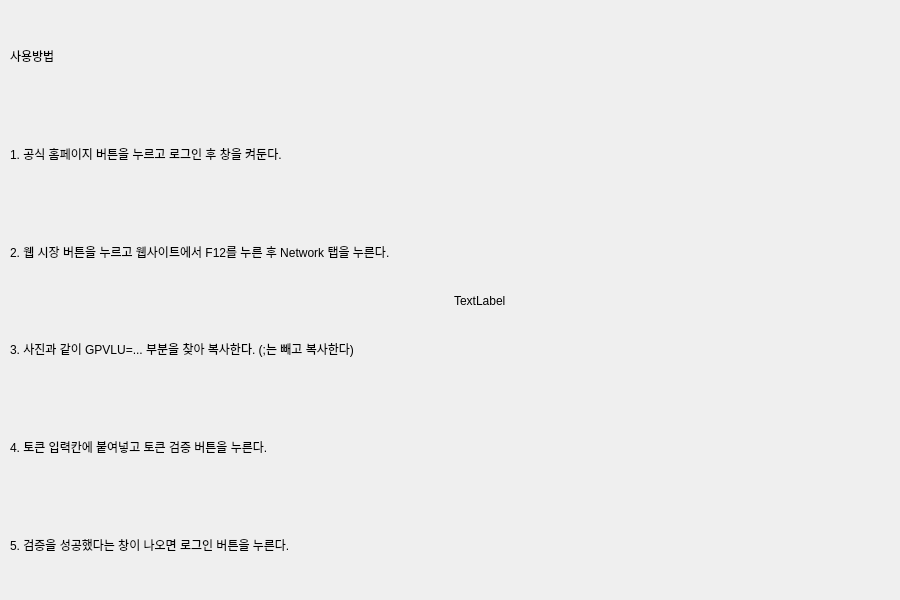
<?xml version="1.0" encoding="UTF-8"?>
<ui version="4.0">
 <class>Dialog</class>
 <widget class="QDialog" name="Dialog">
  <property name="geometry">
   <rect>
    <x>0</x>
    <y>0</y>
    <width>900</width>
    <height>600</height>
   </rect>
  </property>
  <property name="minimumSize">
   <size>
    <width>900</width>
    <height>600</height>
   </size>
  </property>
  <property name="maximumSize">
   <size>
    <width>900</width>
    <height>600</height>
   </size>
  </property>
  <property name="windowTitle">
   <string>Dialog</string>
  </property>
  <widget class="QWidget" name="horizontalLayoutWidget">
   <property name="geometry">
    <rect>
     <x>10</x>
     <y>10</y>
     <width>881</width>
     <height>581</height>
    </rect>
   </property>
   <layout class="QHBoxLayout" name="horizontalLayout">
    <item>
     <layout class="QVBoxLayout" name="verticalLayout">
      <item>
       <widget class="QLabel" name="label_2">
        <property name="text">
         <string>사용방법</string>
        </property>
       </widget>
      </item>
      <item>
       <widget class="QLabel" name="label_3">
        <property name="text">
         <string>1. 공식 홈페이지 버튼을 누르고 로그인 후 창을 켜둔다.</string>
        </property>
       </widget>
      </item>
      <item>
       <widget class="QLabel" name="label_6">
        <property name="text">
         <string>2. 웹 시장 버튼을 누르고 웹사이트에서 F12를 누른 후 Network 탭을 누른다.</string>
        </property>
       </widget>
      </item>
      <item>
       <widget class="QLabel" name="label_4">
        <property name="text">
         <string>3. 사진과 같이 GPVLU=... 부분을 찾아 복사한다. (;는 빼고 복사한다)</string>
        </property>
       </widget>
      </item>
      <item>
       <widget class="QLabel" name="label_5">
        <property name="text">
         <string>4. 토큰 입력칸에 붙여넣고 토큰 검증 버튼을 누른다.</string>
        </property>
       </widget>
      </item>
      <item>
       <widget class="QLabel" name="label">
        <property name="text">
         <string>5. 검증을 성공했다는 창이 나오면 로그인 버튼을 누른다.</string>
        </property>
       </widget>
      </item>
     </layout>
    </item>
    <item>
     <widget class="QLabel" name="lbl_img">
      <property name="text">
       <string>TextLabel</string>
      </property>
     </widget>
    </item>
   </layout>
  </widget>
 </widget>
 <resources/>
 <connections/>
</ui>
